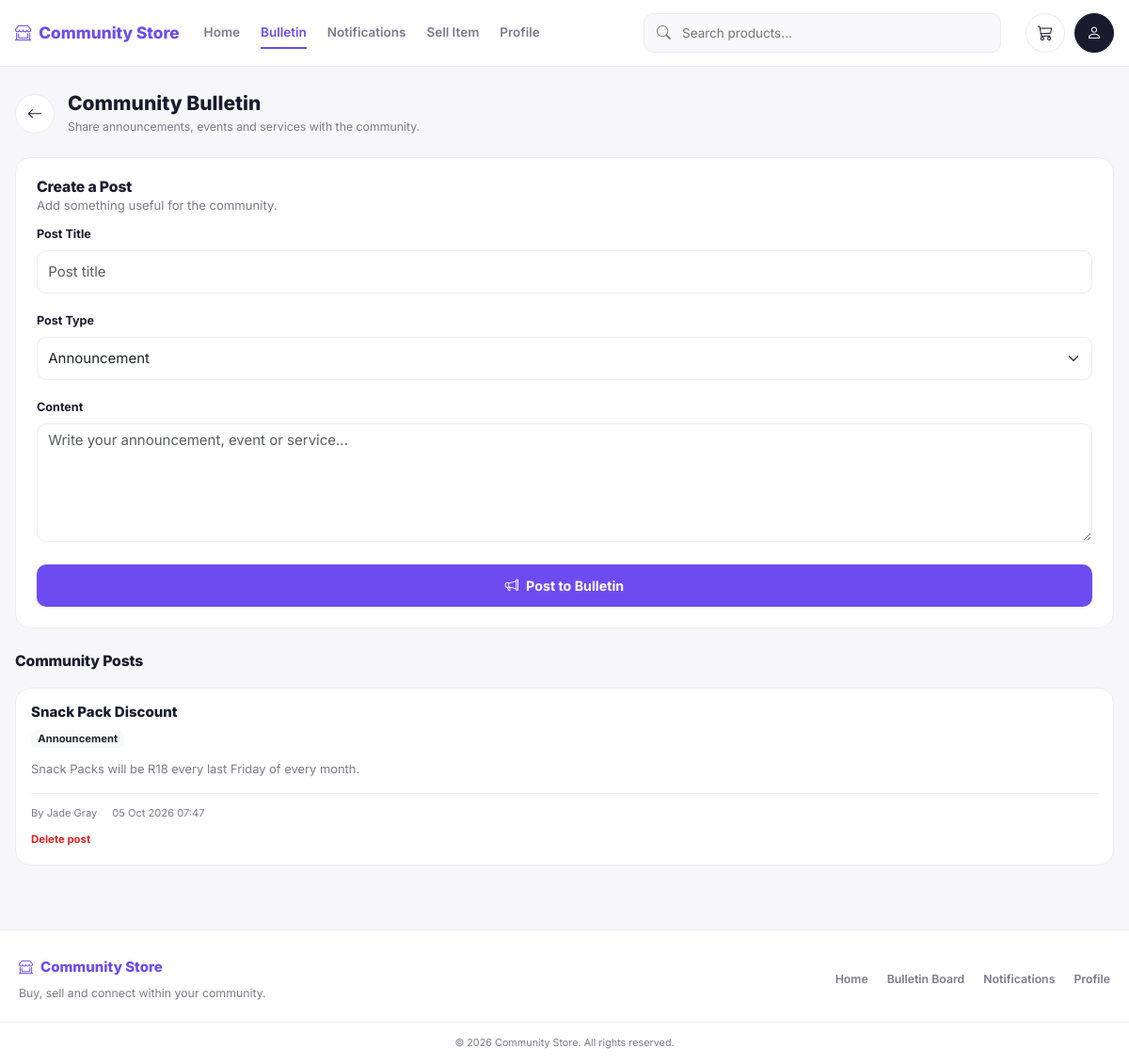
The page /frontend/bulletin.php (signed in) on the database its author committed.
### tables this page shows
CREATE TABLE IF NOT EXISTS `bulletin_post` (
  `bulletinID` int NOT NULL AUTO_INCREMENT,
  `title` varchar(120) NOT NULL,
  `content` text NOT NULL,
  `postType` enum('Announcement','Event','Service') NOT NULL DEFAULT 'Announcement',
  `postDate` datetime NOT NULL,
  `userID` int NOT NULL,
  PRIMARY KEY (`bulletinID`),
  KEY `fk_bulletin_user` (`userID`)
);

CREATE TABLE IF NOT EXISTS `user` (
  `userID` int NOT NULL AUTO_INCREMENT,
  `firstName` varchar(50) NOT NULL,
  `lastName` varchar(50) NOT NULL,
  `email` varchar(100) NOT NULL,
  `password` varchar(255) NOT NULL,
  `role` enum('Admin','User') NOT NULL DEFAULT 'User',
  `userType` enum('Student','Vendor','Resident') NOT NULL DEFAULT 'Student',
  PRIMARY KEY (`userID`),
  UNIQUE KEY `email` (`email`)
);

### classes/BulletinPost.php (called while the page is built, shortened)
<?php
require_once __DIR__ . '/../config/database.php';
class BulletinPost {
    public function getAll() {
        global $conn;
        return $conn->query("SELECT b.*,u.firstName,u.lastName FROM bulletin_post b INNER JOIN `user` u ON b.userID=u.userID ORDER BY b.postDate DESC");
    }
}
?>

### frontend/bulletin.php (the view, shortened to what this page needs)
<?php
require_once __DIR__ . '/../config/database.php';
require_once __DIR__ . '/../classes/BulletinPost.php';
$bulletinModel = new BulletinPost();
$posts = $bulletinModel->getAll();
require __DIR__ . '/../partials/header.php';
?>
<div class="page-heading">
    <a href="home.php" class="icon-btn" aria-label="Back to home">
        <i class="bi bi-arrow-left"></i>
    </a>
    <div>
        <h1>Community Bulletin</h1>
        <p>Share announcements, events and services with the community.</p>
    </div>
</div>
<div class="card-soft form-card bulletin-create">
    <div class="section-head mt-0">
        <div>
            <h3>Create a Post</h3>
            <p class="muted small mb-0">Add something useful for the community.</p>
        </div>
    </div>
    <form method="POST">
        <div class="form-section">
            <label for="title" class="form-label">Post Title</label>
            <input id="title" name="title" class="form-control" placeholder="Post title" required>
        </div>
        <div class="form-section">
            <label for="postType" class="form-label">Post Type</label>
            <select id="postType" name="postType" class="form-select">
                <option value="Announcement">Announcement</option>
            </select>
        </div>
        <div class="form-section">
            <label for="content" class="form-label">Content</label>
            <textarea id="content" name="content" class="form-control" rows="5" placeholder="Write your announcement, event or service..." required></textarea>
        </div>
        <button type="submit" class="btn-purple">
            <i class="bi bi-megaphone"></i>
            Post to Bulletin
        </button>
    </form>
</div>
<div class="section-head">
    <div>
        <h3>Community Posts</h3>
    </div>
</div>
<div class="bulletin-list">
    <?php while ($post = $posts->fetch_assoc()): ?>
        <article class="card-soft bulletin-card">
            <div class="bulletin-card-head">
                <div>
                    <h4><?= htmlspecialchars($post['title']) ?></h4>
                    <span class="badge bg-light text-dark">
                        <?= htmlspecialchars($post['postType']) ?>
                    </span>
                </div>
            </div>
            <p class="muted bulletin-content">
                <?= nl2br(htmlspecialchars($post['content'])) ?>
            </p>
            <div class="bulletin-meta">
                <span>
                    By <?= htmlspecialchars($post['firstName'] . ' ' . $post['lastName']) ?>
                </span>
                <span>
                    <?= date('d M Y H:i', strtotime($post['postDate'])) ?>
                </span>
            </div>
            <?php if ((int)$post['userID'] === (int)$_SESSION['userID']): ?>
                <a
                    class="delete-link"
                    href="?delete=<?= (int)$post['bulletinID'] ?>"
                    onclick="return confirm('Delete this post?')"
                >
                    Delete post
                </a>
            <?php endif; ?>
        </article>
    <?php endwhile; ?>
</div>
<?php require __DIR__ . '/../partials/footer.php'; ?>

### assets/styles.css (style rules this page uses)
:root { --purple: #6C4CF1; --purple-dark: #4B32B8; --purple-light: #EDE9FE; --bg: #F7F7FB; --card: #FFFFFF; --text: #1A1A2E; --muted: #7A7A8C; --border: #ECECF2; --success: #16A34A; --danger: #DC2626; --warning: #F59E0B; --radius: 16px; --radius-sm: 10px; --shadow: 0 4px 18px rgba(20,20,43,.06); --shadow-lg: 0 18px 45px rgba(20,20,43,.14); }
* { box-sizing: border-box; }
html, body { margin: 0; padding: 0; background: var(--bg); color: var(--text); font-family: 'Inter', -apple-system, BlinkMacSystemFont, 'Segoe UI', Roboto, sans-serif; font-size: 15px; -webkit-font-smoothing: antialiased; }
a { text-decoration: none; color: inherit; }
.icon-btn { width: 42px; height: 42px; border-radius: 50%; display: inline-flex; align-items: center; justify-content: center; background: #fff; border: 1px solid var(--border); color: var(--text); font-size: 1.1rem; transition: .15s; }
.card-soft { background: var(--card); border: 1px solid var(--border); border-radius: var(--radius); padding: 16px; }
.section-head { display: flex; align-items: center; justify-content: space-between; margin: 26px 0 12px; }
.section-head h3 { font-size: 1.05rem; font-weight: 800; margin: 0; letter-spacing: -.01em; }
.btn-purple { background: var(--purple); color: #fff; font-weight: 700; border-radius: var(--radius-sm); padding: 12px 20px; border: 0; width: 100%; font-size: .95rem; transition: .15s; display: inline-flex; align-items: center; justify-content: center; gap: 8px; }
.muted { color: var(--muted); }
body { min-height: 100vh; }
.app-shell > * { margin-bottom: 18px; }
.app-shell > *:last-child { margin-bottom: 0; }
.form-control, .form-select, textarea.form-control { min-height: 46px; border: 1px solid var(--border); border-radius: var(--radius-sm); }
form label { margin-bottom: 7px; }
.page-heading { display: flex; align-items: center; gap: 14px; padding: 8px 0 4px; }
.page-heading h1 { margin: 0; font-size: 1.4rem; font-weight: 800; }
.page-heading p { margin: 4px 0 0; color: var(--muted); font-size: .82rem; }
.form-card { padding: 22px; }
.form-section { margin-bottom: 20px; }
.form-section:last-of-type { margin-bottom: 24px; }
.form-label { display: block; margin-bottom: 7px; font-weight: 700; font-size: .84rem; }
.bulletin-list { display: flex; flex-direction: column; gap: 14px; }
.bulletin-card { margin: 0; }
.bulletin-card-head { display: flex; justify-content: space-between; gap: 16px; margin-bottom: 12px; }
.bulletin-card h4 { margin: 0 0 7px; font-size: 1rem; font-weight: 800; }
.bulletin-content { margin: 0 0 14px; line-height: 1.65; font-size: .86rem; }
.bulletin-meta { display: flex; flex-wrap: wrap; gap: 6px 16px; padding-top: 12px; border-top: 1px solid var(--border); color: var(--muted); font-size: .74rem; }
.delete-link { display: inline-block; margin-top: 12px; color: var(--danger); font-size: .76rem; font-weight: 700; }

### rows shown on the page
bulletin_post: title "Snack Pack Discount", postType "Announcement", content "Snack Packs will be R18 every last Friday of every month.", userID.lastName "Jade Gray", postDate "05 Oct 2026 07:47"
